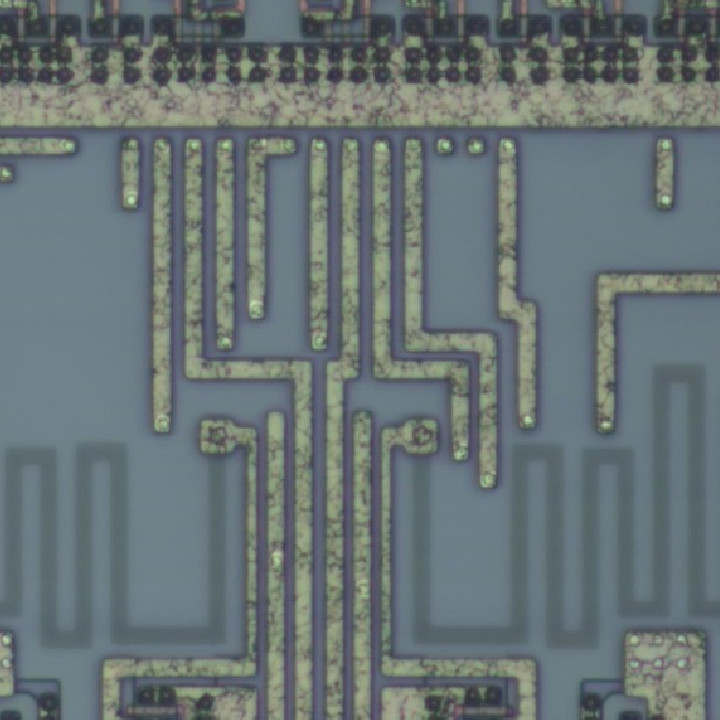
#> input picture data/testData/colarDemo.jpg, 720 x 720 px
$ python grabCut.py
#> lines starting #> are read from the running program, lines starting #| are printed output that depends on the picture
import cv2
import numpy as np
import matplotlib.pyplot as plt
import matplotlib

'''
首先通过调用np.zeros()函数创建掩码、fgbModel和bgModel，然后定义rect矩形范围，雕塑grabCut()函数实现图像分割
由于该方法会修改掩码，像素会被标记为不同的标志来知名它们是背景或前景。最后将所有的0像素点和2像素点赋值为0(背景)，而
所有的1像素点和3像素点赋值为1(前景)
'''

img = cv2.imread("../data/testData/colarDemo.jpg")
#> img is the input picture: shape (720, 720, 3); mean B, G, R 117.4, 115.5, 104.3
rgb_img = cv2.cvtColor(img, cv2.COLOR_BGR2RGB)

#灰度图
grayImage = cv2.cvtColor(img, cv2.COLOR_BGR2GRAY)
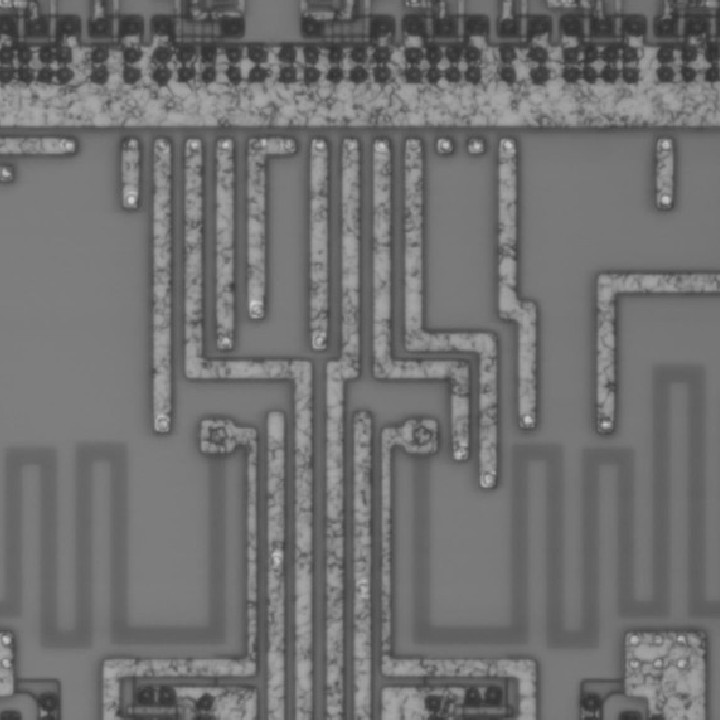
#> grayImage: shape (720, 720); min 46, max 210, mean 112.4

#设置掩码、fgbModel、bgModel
mask = np.zeros(img.shape[:2], np.uint8)
bgdModel = np.zeros((1,65), np.float64)
fgdModel = np.zeros((1,65), np.float64)

#矩形坐标
rect=(100, 100, 500, 800)

#图像分割
cv2.grabCut(img, mask, rect, bgdModel, fgdModel, 5, cv2.GC_INIT_WITH_RECT)

#设置新掩码:0和2做背景
mask2 = np.where((mask==2) | (mask==0), 0, 1).astype('uint8')

#设置字体
matplotlib.rcParams['font.sans-serif'] = ['SimHei']

#显示原图
img = cv2.cvtColor(img, cv2.COLOR_BGR2RGB)
plt.subplot(1,2,1)
plt.imshow(img)
plt.title(u'(a)原始图像')

plt.xticks([])
plt.yticks([])

#使用蒙版来获取前景图像
img = img*mask2[:,:,np.newaxis]
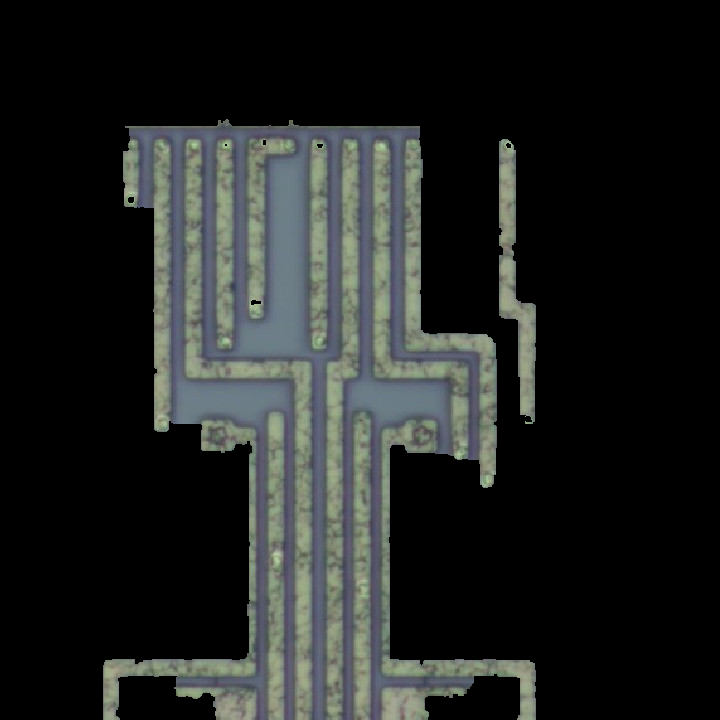
#> img: shape (720, 720, 3); mean R, G, B 32.5, 34.9, 33.8
plt.subplot(1,2,2)
plt.imshow(img)
plt.title(u'(b)目标图像')
plt.colorbar()
plt.xticks([])
plt.yticks([])

plt.show()
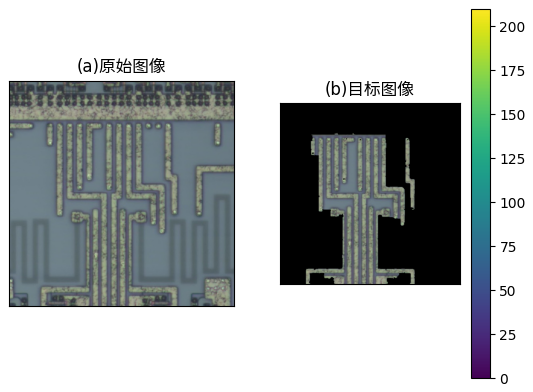
#> figure drawn by matplotlib, 3 panels
